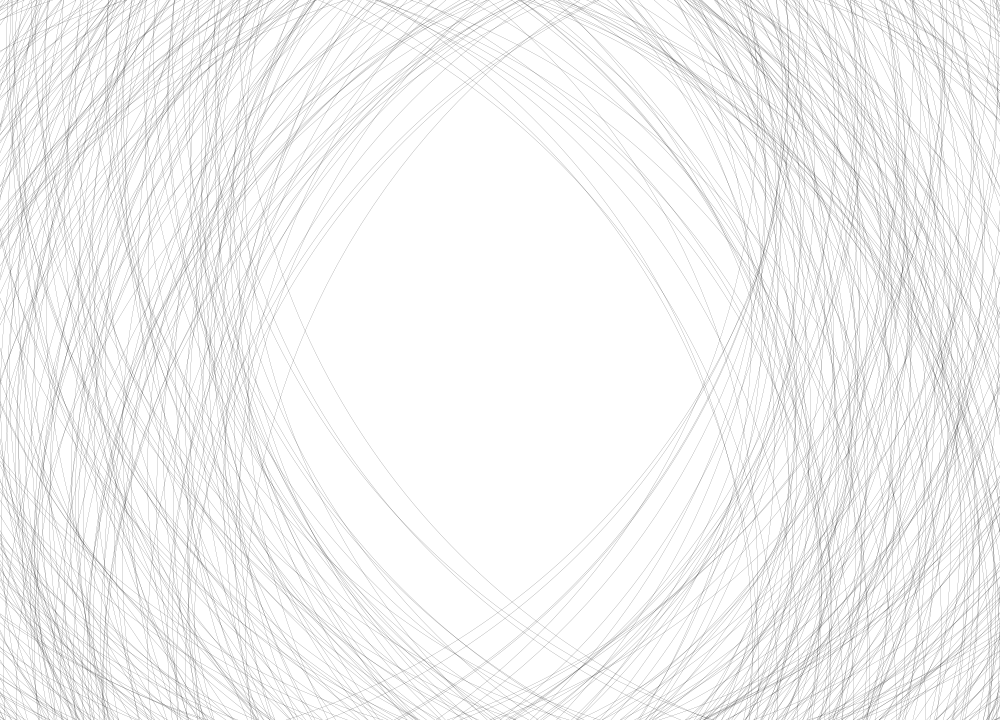
Frame 1 (no input)
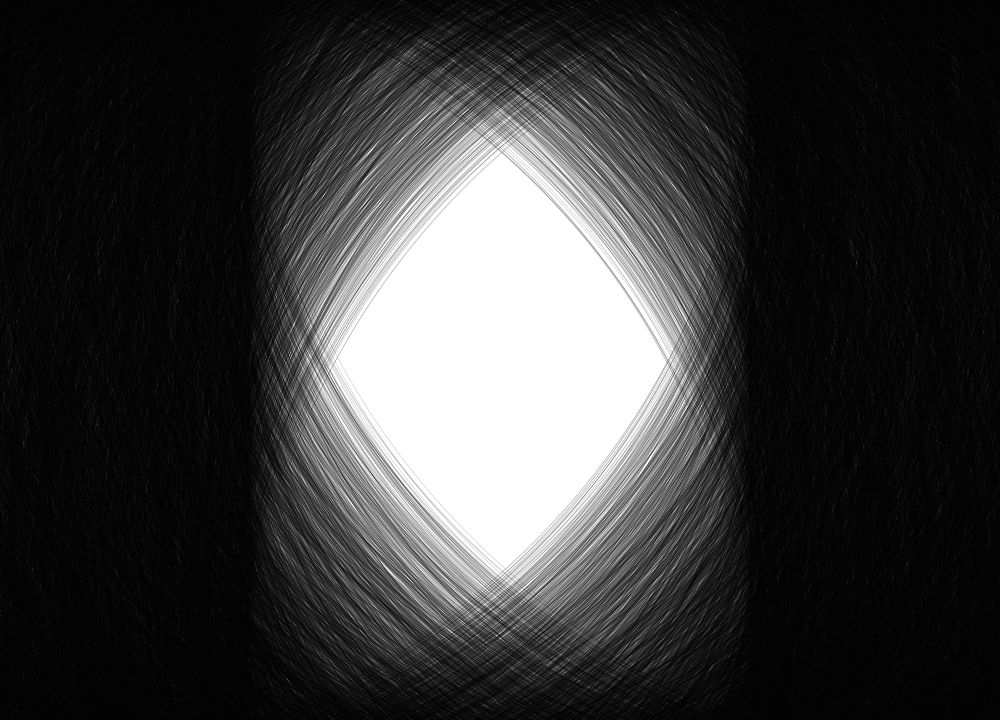
Frame 60 (the mouse pressed at the canvas centre just before this capture)
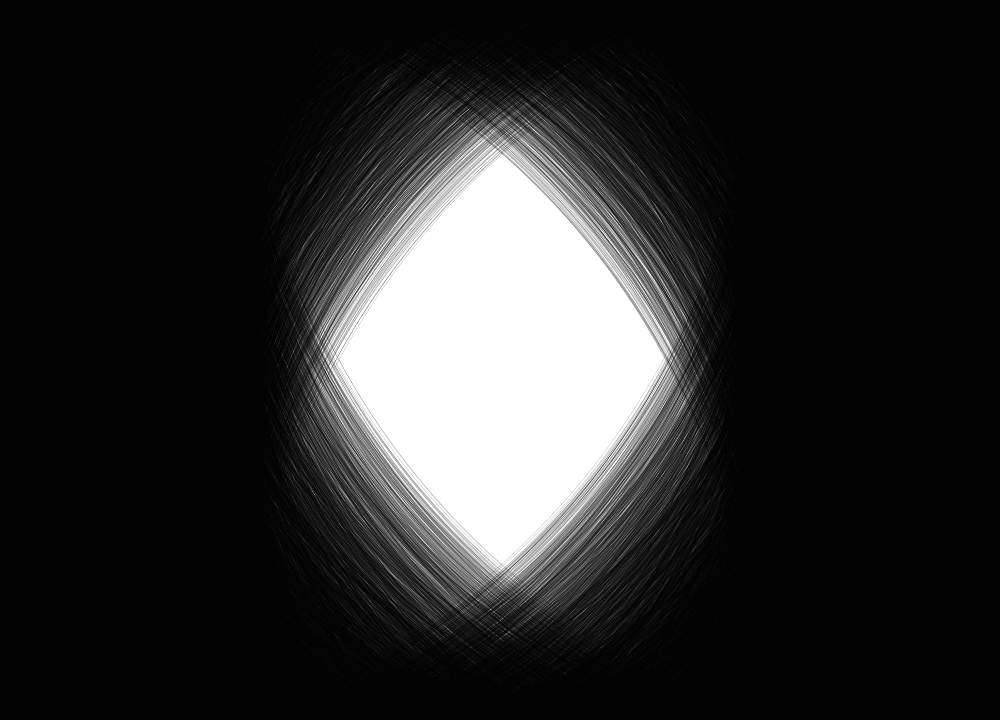
Frame 120 (the mouse held since frame 60 and released just before this capture)

The Processing sketch that drew these frames (run headless with seeded random() and noise(); from frame 60 on, the mouse is pressed at the canvas centre):

// Processing sketch: processing_22956
// ── processing_22956.pde

float seconds;
int i;


void setup(){
  size (1000,720);
  background (255);

  
}

void draw(){
  
noFill();
smooth();
strokeWeight (0.05);
  
seconds = int (millis () / 1000);
  
  //ellipse
  for (i = 0; i < 500; i = i + 1){
     //stroke (random(360), random(100), random(100));
     ellipse (random(width), random(height), 1500,1500);
     //rect (random(width), random(height), random(1500), random(1500));
     }
   
   //rect
   if (seconds > 30){  
   for (i = 0; i < 500; i++){
     stroke (0);
     //ellipse (random(width), random(height), 1500,1500);
     rect (random(width), random(height), random(1500), random(1500));
     }
   }
  
  //ellipse2 
  if (seconds > 40){
    for (i = 0; i < 500; i = i+1){
      //stroke (random(178), random (67), random (83));
      stroke (255);
      ellipse (random(width), random(height), 1500, 1500);
    }
  }
  
  //line    
  if (seconds > 60){
    for (i=0; i < 500; i++){
      stroke (255);
      strokeWeight(0.5);
      line (0, 0, random(width), random(height));
      line (1000, 720, random(width), random(height));
      
    }
  }
  
  //rect
  if (seconds > 70){
    for (i=0; i < 500; i = i + 1){
      stroke (0);
      strokeWeight (0.5);
      rect (random(width), random(height), random(100), random(100));
    }
  }
  
  //rect2
  if (seconds > 80){
    for (i = 0; i < 500; i = i + 1){
      stroke (255);
      strokeWeight (5);
      rect (random(width), random(height), random(100), random(100));
    }
  }
  
  //rect3
  if (seconds > 85){
    for (i = 0; i < 500; i = i + 1){
      stroke (255);
      strokeWeight (10);
      rect (random(width), random(height), random(100), random(100));
    }
  }
  
  //rect4
  if (seconds > 90){
    for (i = 0; i < 500; i = i + 1){
      stroke (255);
      strokeWeight (20);
      rect (random(width), random(height), random(100), random(100));
    }
  }
      
  //rect5
  if (seconds > 100){
    for (i = 0; i < 500; i = i + 1){
      stroke (255);
      strokeWeight (30);
      rect (random(width), random(height), random(100), random(100));
    }
  }
 
  if (seconds > 104){
  background (255);
  fill(0);
  text ("The End", width/2, height/2);
  }
 
 
      
  
}


  
    

   
